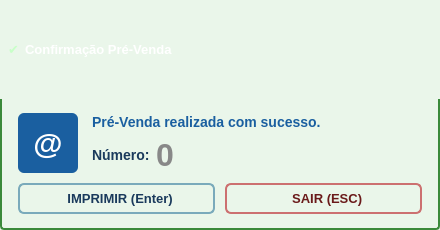
<?xml version="1.0" encoding="UTF-8"?>
<ui version="4.0">
 <class>ConfirmacaoPreVenda</class>
 <widget class="QDialog" name="ConfirmacaoPreVenda">
  <property name="geometry">
   <rect>
    <x>0</x>
    <y>0</y>
    <width>440</width>
    <height>230</height>
   </rect>
  </property>
  <property name="windowTitle">
   <string>Confirmação Pré-Venda</string>
  </property>
  <property name="modal">
   <bool>true</bool>
  </property>
  <property name="styleSheet">
   <string notr="true">QDialog { background-color: #eaf6ea; font-family: Arial; }</string>
  </property>

  <layout class="QVBoxLayout" name="mainVLayout">
   <property name="spacing"><number>0</number></property>
   <property name="leftMargin"><number>0</number></property>
   <property name="topMargin"><number>0</number></property>
   <property name="rightMargin"><number>0</number></property>
   <property name="bottomMargin"><number>0</number></property>

   <!-- ══════════════════════════════════════
        BARRA DE TÍTULO VERDE
   ══════════════════════════════════════ -->
   <item>
    <widget class="QFrame" name="frameTitleBar">
     <property name="minimumHeight"><number>32</number></property>
     <property name="maximumHeight"><number>32</number></property>
     <property name="styleSheet">
      <string notr="true">
       QFrame#frameTitleBar {
        background: qlineargradient(x1:0, y1:0, x2:0, y2:1,
         stop:0 #5cb85c, stop:1 #3a8a3a);
        border-top-left-radius: 4px;
        border-top-right-radius: 4px;
       }
      </string>
     </property>
     <layout class="QHBoxLayout" name="titleHLayout">
      <property name="spacing"><number>6</number></property>
      <property name="leftMargin"><number>8</number></property>
      <property name="topMargin"><number>0</number></property>
      <property name="rightMargin"><number>6</number></property>
      <property name="bottomMargin"><number>0</number></property>

      <!-- Ícone ✔ -->
      <item>
       <widget class="QLabel" name="lblTitleIcon">
        <property name="text"><string>✔</string></property>
        <property name="maximumWidth"><number>20</number></property>
        <property name="styleSheet">
         <string notr="true">color: #c8ffc8; font-size: 13px; font-weight: bold;</string>
        </property>
       </widget>
      </item>

      <!-- Título -->
      <item>
       <widget class="QLabel" name="lblTitulo">
        <property name="text"><string>Confirmação Pré-Venda</string></property>
        <property name="styleSheet">
         <string notr="true">color: white; font-size: 13px; font-weight: bold;</string>
        </property>
       </widget>
      </item>

      <item>
       <spacer name="titleSpacer">
        <property name="orientation"><enum>Qt::Horizontal</enum></property>
        <property name="sizeHint" stdset="0"><size><width>20</width><height>10</height></size></property>
       </spacer>
      </item>

     </layout>
    </widget>
   </item>

   <!-- ══════════════════════════════════════
        CONTEÚDO PRINCIPAL
   ══════════════════════════════════════ -->
   <item>
    <widget class="QFrame" name="frameConteudo">
     <property name="styleSheet">
      <string notr="true">
       QFrame#frameConteudo {
        background-color: #eaf6ea;
        border: 2px solid #3a8a3a;
        border-top: none;
        border-bottom-left-radius: 4px;
        border-bottom-right-radius: 4px;
       }
      </string>
     </property>
     <layout class="QVBoxLayout" name="conteudoVLayout">
      <property name="spacing"><number>10</number></property>
      <property name="leftMargin"><number>16</number></property>
      <property name="topMargin"><number>14</number></property>
      <property name="rightMargin"><number>16</number></property>
      <property name="bottomMargin"><number>14</number></property>

      <!-- ── LINHA TOPO: Ícone + textos ── -->
      <item>
       <layout class="QHBoxLayout" name="topoHLayout">
        <property name="spacing"><number>14</number></property>

        <!-- Ícone @ (placeholder; imagem adicionada depois) -->
        <item>
         <widget class="QLabel" name="lblIcone">
          <property name="text"><string>@</string></property>
          <property name="minimumSize"><size><width>60</width><height>60</height></size></property>
          <property name="maximumSize"><size><width>60</width><height>60</height></size></property>
          <property name="styleSheet">
           <string notr="true">
            QLabel {
             background-color: #1a5fa0;
             color: white;
             font-size: 30px;
             font-weight: bold;
             border-radius: 6px;
            }
           </string>
          </property>
          <property name="alignment"><set>Qt::AlignCenter</set></property>
         </widget>
        </item>

        <!-- Textos: sucesso + número -->
        <item>
         <layout class="QVBoxLayout" name="textsVLayout">
          <property name="spacing"><number>6</number></property>

          <!-- "Pré-Venda realizada com sucesso." -->
          <item>
           <widget class="QLabel" name="lblSucesso">
            <property name="text"><string>Pré-Venda realizada com sucesso.</string></property>
            <property name="styleSheet">
             <string notr="true">
              color: #1a5fa0;
              font-size: 14px;
              font-weight: bold;
             </string>
            </property>
            <property name="wordWrap"><bool>false</bool></property>
           </widget>
          </item>

          <!-- "Número: 21" -->
          <item>
           <layout class="QHBoxLayout" name="numeroHLayout">
            <property name="spacing"><number>6</number></property>

            <item>
             <widget class="QLabel" name="lblNumeroLabel">
              <property name="text"><string>Número:</string></property>
              <property name="styleSheet">
               <string notr="true">
                font-size: 14px;
                font-weight: bold;
                color: #1a3a5c;
               </string>
              </property>
             </widget>
            </item>

            <item>
             <widget class="QLabel" name="lblNumeroValor">
              <property name="text"><string>0</string></property>
              <property name="styleSheet">
               <string notr="true">
                font-size: 32px;
                font-weight: bold;
                color: #888888;
               </string>
              </property>
             </widget>
            </item>

            <item>
             <spacer name="numeroSpacer">
              <property name="orientation"><enum>Qt::Horizontal</enum></property>
              <property name="sizeHint" stdset="0"><size><width>20</width><height>10</height></size></property>
             </spacer>
            </item>

           </layout>
          </item>

         </layout>
        </item>

       </layout>
      </item>

      <!-- ── LINHA DE BOTÕES ── -->
      <item>
       <layout class="QHBoxLayout" name="botoesHLayout">
        <property name="spacing"><number>10</number></property>

        <!-- Botão IMPRIMIR (Enter) -->
        <item>
         <widget class="QPushButton" name="btnImprimir">
          <property name="text"><string>  IMPRIMIR (Enter)</string></property>
          <property name="shortcut"><string>Return</string></property>
          <property name="minimumHeight"><number>44</number></property>
          <property name="styleSheet">
           <string notr="true">
            QPushButton {
             background: qlineargradient(x1:0, y1:0, x2:0, y2:1,
              stop:0 #dceaf4, stop:1 #c0d8ec);
             border: 2px solid #7aaabb;
             border-radius: 6px;
             font-size: 13px;
             font-weight: bold;
             color: #1a3a5c;
             padding: 6px 16px;
            }
            QPushButton:hover {
             background: qlineargradient(x1:0, y1:0, x2:0, y2:1,
              stop:0 #cce0f0, stop:1 #aacce0);
             border-color: #5a9ab5;
            }
            QPushButton:pressed {
             background: qlineargradient(x1:0, y1:0, x2:0, y2:1,
              stop:0 #aacce0, stop:1 #8ab8d0);
            }
           </string>
          </property>
         </widget>
        </item>

        <!-- Botão SAIR (ESC) -->
        <item>
         <widget class="QPushButton" name="btnSair">
          <property name="text"><string>  SAIR (ESC)</string></property>
          <property name="shortcut"><string>Escape</string></property>
          <property name="minimumHeight"><number>44</number></property>
          <property name="styleSheet">
           <string notr="true">
            QPushButton {
             background: qlineargradient(x1:0, y1:0, x2:0, y2:1,
              stop:0 #fce8e8, stop:1 #f0cccc);
             border: 2px solid #cc7070;
             border-radius: 6px;
             font-size: 13px;
             font-weight: bold;
             color: #6a1a1a;
             padding: 6px 16px;
            }
            QPushButton:hover {
             background: qlineargradient(x1:0, y1:0, x2:0, y2:1,
              stop:0 #f8d8d8, stop:1 #e8b8b8);
             border-color: #aa4444;
            }
            QPushButton:pressed {
             background: qlineargradient(x1:0, y1:0, x2:0, y2:1,
              stop:0 #e8b8b8, stop:1 #d09898);
            }
           </string>
          </property>
         </widget>
        </item>

       </layout>
      </item>

     </layout>
    </widget>
   </item>

  </layout>
 </widget>

 <resources/>
 <connections>
  <connection>
   <sender>btnSair</sender>
   <signal>clicked()</signal>
   <receiver>ConfirmacaoPreVenda</receiver>
   <slot>reject()</slot>
  </connection>
  <connection>
   <sender>btnImprimir</sender>
   <signal>clicked()</signal>
   <receiver>ConfirmacaoPreVenda</receiver>
   <slot>accept()</slot>
  </connection>
 </connections>
</ui>
